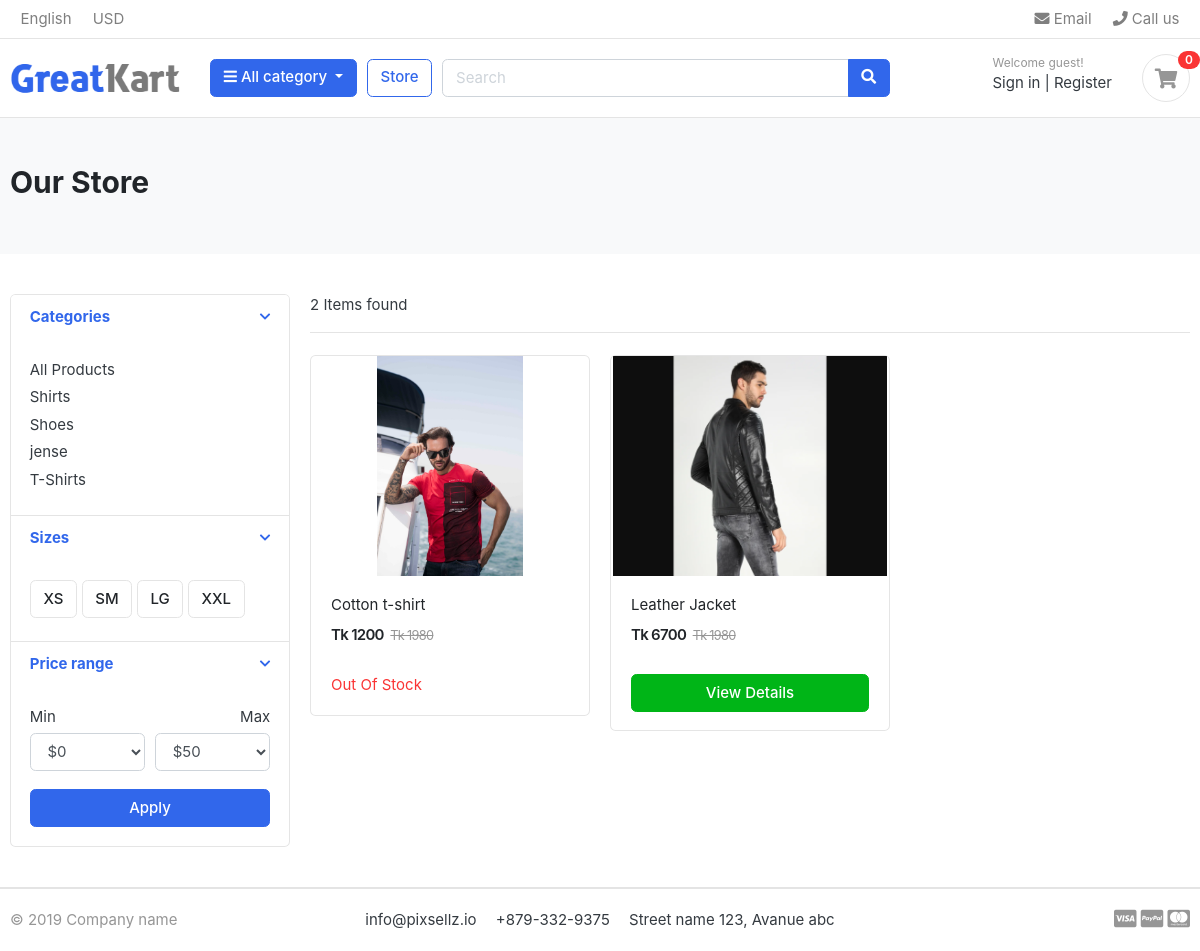
The page /store/t-shirts/ on the database its author committed.
### category/models.py (models this page shows, shortened)
class Category(models.Model):
    category_name = models.CharField(max_length=100 , unique=True)
    slug = models.SlugField(max_length=100)
    description = models.TextField(blank=True)
    image = models.ImageField(upload_to="photos/caretogies")
    class Meta:
        verbose_name ='category'
        verbose_name_plural = 'categories'
    def get_url(self):
        return reverse("product_by_category", args=[self.slug])

### product/models.py (models this page shows, shortened)
class Product(models.Model):
    product_name    = models.CharField(max_length=100, unique=True)
    slug            = models.SlugField(max_length=100)
    descriptions    = models.TextField(blank= True)
    price           = models.IntegerField()
    images          = models.ImageField(upload_to='photos/products')
    stock           = models.IntegerField()
    is_available    = models.BooleanField(default=True)
    category        = models.ForeignKey(Category, on_delete=models.CASCADE)
    created_date    = models.DateTimeField(auto_now_add=True)
    modified_date   = models.DateTimeField(auto_now=True)
    def get_product_url(self):
        return reverse("product_detail", args=[self.category.slug , self.slug])

### product/views.py (the view)
# urls.py: path("store/", include("product.urls")),
def store(request, category_slug= None):
    categories  = None
    products = None
    if category_slug != None:
        categories = get_object_or_404(Category, slug = category_slug)
        products = Product.objects.filter(category = categories , is_available = True)
        paginator = Paginator(products, 3)
        page = request.GET.get("page")
        paginate_product = paginator.get_page(page)
        paginate_product_count = products.count()
    else:
        products = Product.objects.all().filter(is_available = True)
        paginator = Paginator(products, 3)
        page = request.GET.get("page")
        paginate_product = paginator.get_page(page)
        paginate_product_count = products.count()
    context = {"products": paginate_product, "product_count": paginate_product_count}
    return render(request, "product/store.html", context)

### cart/context_processor.py (called while the page is built)
def counter(request):
    if "admin" in request.path:
        return {}
    else:
        try:
            cart_count = 0
            cart = Cart.objects.filter(cart_id = _cart_id(request))
            cart_items = Cart_Item.objects.all().filter(cart = cart[:1])
            for cart_item in cart_items:
                cart_count += cart_item.quantity
        except Cart.DoesNotExist:
            cart_item = 0
        return dict(cart_count = cart_count)

### cart/views.py (called while the page is built)
def _cart_id(request):
    cart = request.session.session_key
    if not cart:
        cart = request.session.create()
    return cart

### category/category_context_procesor.py (called while the page is built)
def menu_links(requlest):
    links = Category.objects.all()
    return dict(links = links)

### product/templates/product/store.html (shortened to what this page needs)
{% extends 'main.html' %}
{% load static %}
{% block content %}
    <section class="section-pagetop bg">
    <div class="container">
        <h2 class="title-page">Our Store</h2>
    </div>
    </section>
    <section class="section-content padding-y">
        <div class="container">
        <div class="row">
            <aside class="col-md-3">
        <div class="card">
            <article class="filter-group">
                <header class="card-header">
                    <a href="#" data-toggle="collapse" data-target="#collapse_1" aria-expanded="true" class="">
                        <i class="icon-control fa fa-chevron-down"></i>
                        <h6 class="title">Categories</h6>
                    </a>
                </header>
                <div class="filter-content collapse show" id="collapse_1" >
                    <div class="card-body">
                        <ul class="list-menu">
                            <li><a href="">All Products </a></li>
                        {% for category in  links %}
                        <li><a href="{{category.category_url}}">{{category.category_name}} </a></li>
                        {% endfor %}
                        </ul>
                    </div>
                </div>
            </article>
            <article class="filter-group">
                <header class="card-header">
                    <a href="#" data-toggle="collapse" data-target="#collapse_4" aria-expanded="true" class="">
                        <i class="icon-control fa fa-chevron-down"></i>
                        <h6 class="title">Sizes </h6>
                    </a>
                </header>
                <div class="filter-content collapse show" id="collapse_4" >
                    <div class="card-body">
                      <label class="checkbox-btn">
                        <span class="btn btn-light"> XS </span>
                      </label>
                      <label class="checkbox-btn">
                        <span class="btn btn-light"> SM </span>
                      </label>
                      <label class="checkbox-btn">
                        <span class="btn btn-light"> LG </span>
                      </label>
                      <label class="checkbox-btn">
                        <span class="btn btn-light"> XXL </span>
                      </label>
                </div>
                </div>
            </article>
            <article class="filter-group">
                <header class="card-header">
                    <a href="#" data-toggle="collapse" data-target="#collapse_3" aria-expanded="true" class="">
                        <i class="icon-control fa fa-chevron-down"></i>
                        <h6 class="title">Price range </h6>
                    </a>
                </header>
                <div class="filter-content collapse show" id="collapse_3" >
                    <div class="card-body">
                        <div class="form-row">
                        <div class="form-group col-md-6">
                          <label>Min</label>
                              <select class="mr-2 form-control">
                                <option value="0">$0</option>
                            </select>
                        </div>
                        <div class="form-group text-right col-md-6">
                          <label>Max</label>
                              <select class="mr-2 form-control">
                                <option value="50">$50</option>
                            </select>
                        </div>
                        </div>
                        <button class="btn btn-block btn-primary">Apply</button>
                    </div>
                </div>
            </article>
        </div>
            </aside>
            <main class="col-md-9">
        <header class="border-bottom mb-4 pb-3">
                <div class="form-inline">
                    <span class="mr-md-auto">{{product_count}} Items found </span>
                </div>
        </header>
        <div class="row">
            {% for product in  products %}
            <div class="col-md-4">
                <figure class="card card-product-grid">
                    <div class="img-wrap">
                         <a href="{{product.get_product_url}}"><img  src="{{product.images.url}}"></a>
                    </div>
                    <figcaption class="info-wrap">
                        <div class="fix-height">
                            <a href="{{product.get_url}}" class="title">{{product.product_name}}</a>
                            <div class="price-wrap mt-2">
                                <span class="price">Tk {{product.price}}</span>
                                <del class="price-old">Tk 1980</del>
                            </div>
                        </div>
                        {% if product.stock == 0 %}
                            <span class="text-danger">Out Of Stock</span>
                        {% else %}
                        <a href="{{product.get_product_url}}" class="btn btn-block btn-success">View Details </a>
                        {% endif %}
                    </figcaption>
                </figure>
            </div>
            {% endfor %}
        </div>
            </main>
        </div>
        </div>
        </section>
{% endblock content %}

### App/static/css/ui.css (style rules this page uses)
html { font-family: "Inter", sans-serif; font-size: 15px; }
.img-wrap { text-align: center; display: block; }
.img-wrap img { max-width: 100%; }
.price-wrap { letter-spacing: -0.7px; }
.padding-y { padding-top: 40px; padding-bottom: 40px; }
figure { margin-bottom: 0; }
article:after, .form-group:after { display: block; clear: both; content: ""; }
.bg { background-color: #f8f9fa; }
.title-page { color: #212529; }
.btn-light { background-color: #fff; border-color: #e4e4e4; }
[class*=list-] li:after { visibility: hidden; display: block; content: ""; overflow: hidden; height: 0; clear: both; }
.list-menu { list-style: none; margin: 0; padding-left: 0; }
.list-menu li { margin-bottom: 5px; }
.list-menu a { color: #343a40; }
[class*=card-product] a.title { color: #212529; display: block; }
[class*=card-product] .img-wrap { overflow: hidden; position: relative; }
[class*=card-product] .img-wrap img { height: 100%; max-width: 100%; width: auto; display: inline-block; -o-object-fit: cover; object-fit: cover; }
.card-product-grid { margin-bottom: 20px; }
.card-product-grid .img-wrap { border-radius: 0.2rem 0.2rem 0 0; height: 220px; }
.card-product-grid .info-wrap { overflow: hidden; padding: 18px 20px; }
.card-product-grid .fix-height { height: 80px; overflow: hidden; }
.card .img-wrap { overflow: hidden; }
.price { font-weight: 600; color: #212529; }
.price-old { color: #969696; margin-left: 3px; font-size: 85%; }
.icon-control { margin-top: 5px; float: right; font-size: 80%; }
.card-header .title { margin-bottom: 0; line-height: 1.5; }
.filter-group { border-bottom: 1px solid #e4e4e4; }
.filter-group .card-header { border-bottom: 0; }
.filter-group:last-child { border-bottom: 0; }
.checkbox-btn { position: relative; }
.section-pagetop { padding: 45px 0; }

### rows shown on the page
Category: category_name "Shirts"
Category: category_name "Shoes"
Category: category_name "jense"
Category: category_name "T-Shirts"
Product: images (picture), product_name "Cotton t-shirt", price "1200", stock "Out Of Stock"
Product: images (picture), product_name "Leather Jacket", price "6700"

### other values the page prints
{{ cart_count }} "0"
{{ product_count }} "2"
